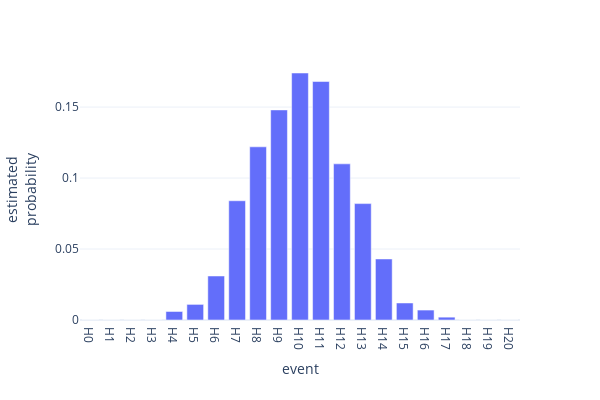

Notebook code cell kept with this figure:
### Markdown cell above
## What happens if we toss a coin many times: approaching continuous distributions

### Code cell
p_head, n, num_experiments = 0.5, 20, 1000
event_probabilities_sim = simulate_event_probabilities(p_head, n, num_experiments)
plot_event_probabilities(event_probabilities_sim)

### Figure 1 — Plotly figure (JSON) as saved in the notebook; plotly's stock layout.template omitted (floating-point values rounded to 4 significant figures)
{"data": [{"hovertemplate": "x=%{x}<br>y=%{y}<extra></extra>", "legendgroup": "", "marker": {"color": "#636efa", "pattern": {"shape": ""}}, "name": "", "orientation": "v", "showlegend": false, "textposition": "auto", "type": "bar", "x": ["H0", "H1", "H2", "H3", "H4", "H5", "H6", "H7", "H8", "H9", "H10", "H11", "H12", "H13", "H14", "H15", "H16", "H17", "H18", "H19", "H20"], "xaxis": "x", "y": [0.0, 0.0, 0.0, 0.0, 0.006, 0.011, 0.031, 0.084, 0.122, 0.148, 0.174, 0.168, 0.11, 0.082, 0.043, 0.012, 0.007, 0.002, 0.0, 0.0, 0.0], "yaxis": "y"}], "layout": {"barmode": "relative", "height": 400, "legend": {"tracegroupgap": 0}, "margin": {"t": 60}, "showlegend": false, "width": 600, "xaxis": {"anchor": "y", "domain": [0, 1], "title": {"text": "event"}}, "yaxis": {"anchor": "x", "domain": [0, 1], "title": {"text": "estimated<br>probability"}}}}
